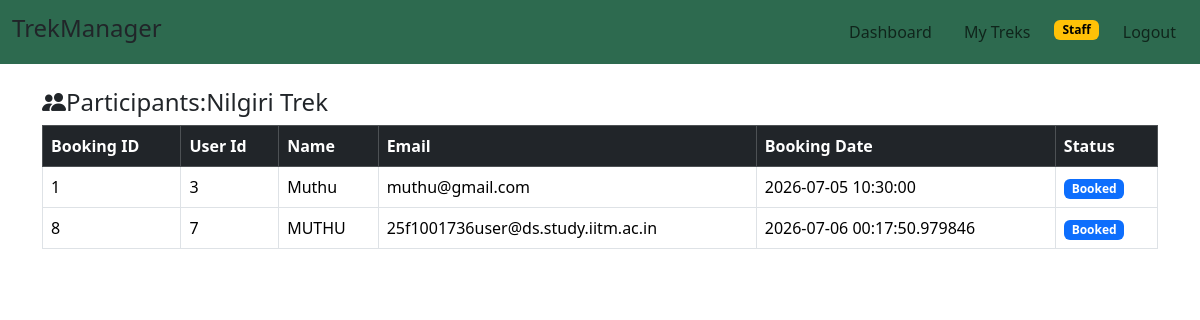
Page /staff/participants/101 (signed in) on the earlier database version.
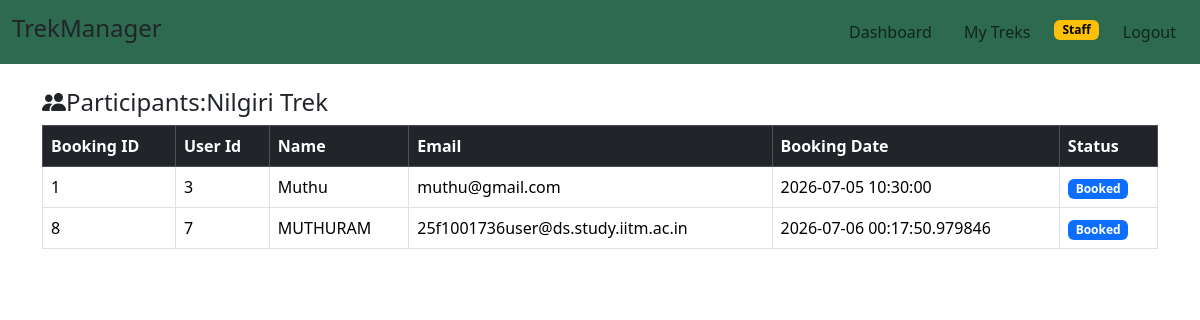
Same page on the later database version.
### models.py (models this page shows)
class Book(db.Model):
    booking_id=db.Column(db.Integer,primary_key=True)
    User_Id=db.Column(db.Integer,db.ForeignKey('user.Id'),nullable=False)
    Trek_Id=db.Column(db.Integer,db.ForeignKey('trek.Trek_Id'),nullable=False)
    Booking_Date=db.Column(db.DateTime,nullable=False,default=dt.now)
    Status=db.Column(db.String(100),nullable=False)

class User(db.Model):
    Id=db.Column(db.Integer,primary_key=True)
    Username=db.Column(db.String(100),unique=False,nullable=False)
    Email=db.Column(db.String(100),unique=True,nullable=False)
    Password=db.Column(db.String(100),unique=False,nullable=False)
    Role=db.Column(db.String(100),nullable=False)
    Status=db.Column(db.String(100),nullable=False)
    bookings=db.relationship('Book',backref='user')

### routes.py (the view)
@app.route("/staff/participants/<int:trek_id>")
def participants(trek_id):
    if "user_id" not in session:
        flash("Please login first.", "danger")
        return redirect(url_for("login"))
    if session["role"] != "Staff":
        flash("Access denied.", "danger")
        return redirect(url_for("login"))
    trek = Trek.query.get_or_404(trek_id)
    if trek.Staff_Id != session["user_id"]:
        flash("You are not assigned to this trek.", "danger")
        return redirect(url_for("my_trek"))
    book=Book.query.filter_by(Trek_Id=trek_id,Status="Booked").all()
    return render_template("staff_participants.html",trek=trek,book=book)

### Templates/staff_participants.html (shortened to what this page needs)
<!DOCTYPE html>
<html>
    <head>
    <link href="https://cdn.jsdelivr.net/npm/bootstrap@5.3.7/dist/css/bootstrap.min.css" rel="stylesheet">
    <link rel="stylesheet" href="https://cdn.jsdelivr.net/npm/bootstrap-icons@1.11.3/font/bootstrap-icons.min.css">
    </head>
    <body>
        <div class="header 	">
        <div style="background-color:#2d6a4f;padding-right:40px;" class="d-flex justify-content-between align-items-center p-1">
            <h4 class="ms-2">TrekManager</h4>
        <nav class="navbar navbar-expand-lg " >
        <div class="container-fluid">
            <ul class="navbar-nav flex-row gap-3 mx-auto">
                <li class="nav-item"><a class="nav-link " href="{{url_for('staff_dashboard')}}">Dashboard</a></li>
                <li class="nav-item"><a class="nav-link" href="{{url_for('my_trek')}}">My Treks</a></li>
                <li class="nav-item"><a class="nav-link badge text-bg-warning mt-2">Staff</a></li>
                <li class="nav-item"><a class="nav-link" href="{{ url_for('logout') }}">Logout</a></li>
            </ul>
        </div></div>
        </div>
        <div class="container ">
           <h4 class="mt-4 mb-2"><i class="bi bi-people-fill"></i>Participants:{{trek.Trek_Name}}</h4>
        </div>
        <div class="container">
        <div class="row justify-content-center">
        <div class="col-12">
        <table class="table table-hover table-bordered">
            <thead class="table-dark"><tr><th>Booking ID</th><th>User Id</th><th>Name</th><th>Email</th><th>Booking Date</th><th>Status</th></tr></thead>
            <tbody>
                {%  for i in book %}
                <tr>
                <td>
                    {{i.booking_id}}
                </td>
                <td>
                    {{i.User_Id}}
                </td>
                <td>
                    {{i.user.Username}}
                </td>
                <td>
                    {{i.user.Email}}
                </td>
                <td>
                    {{i.Booking_Date}}
                </td>
                <td>
                    {%if i.Status == 'Booked'%}
                    <span class="badge bg-primary">Booked</span>
                    {%else%}
                    <span class="badge bg-danger">not</span>
                    {%endif%}
                </td>
                </tr>
                {%else%}
                <tr>
                    <td colspan="6">
                        <p div class="text-center">No Participants Registered</p>
                    </td>
                </tr>
                {% endfor %}
            </tbody>
        </table>
        </div>
        </div>
        </div>
    </body>
</html>

Differences in the rows shown:
changed through a linked row, Book "25f1001736user@ds.study.iitm.ac.in": user.Username "MUTHU" → "MUTHURAM"
